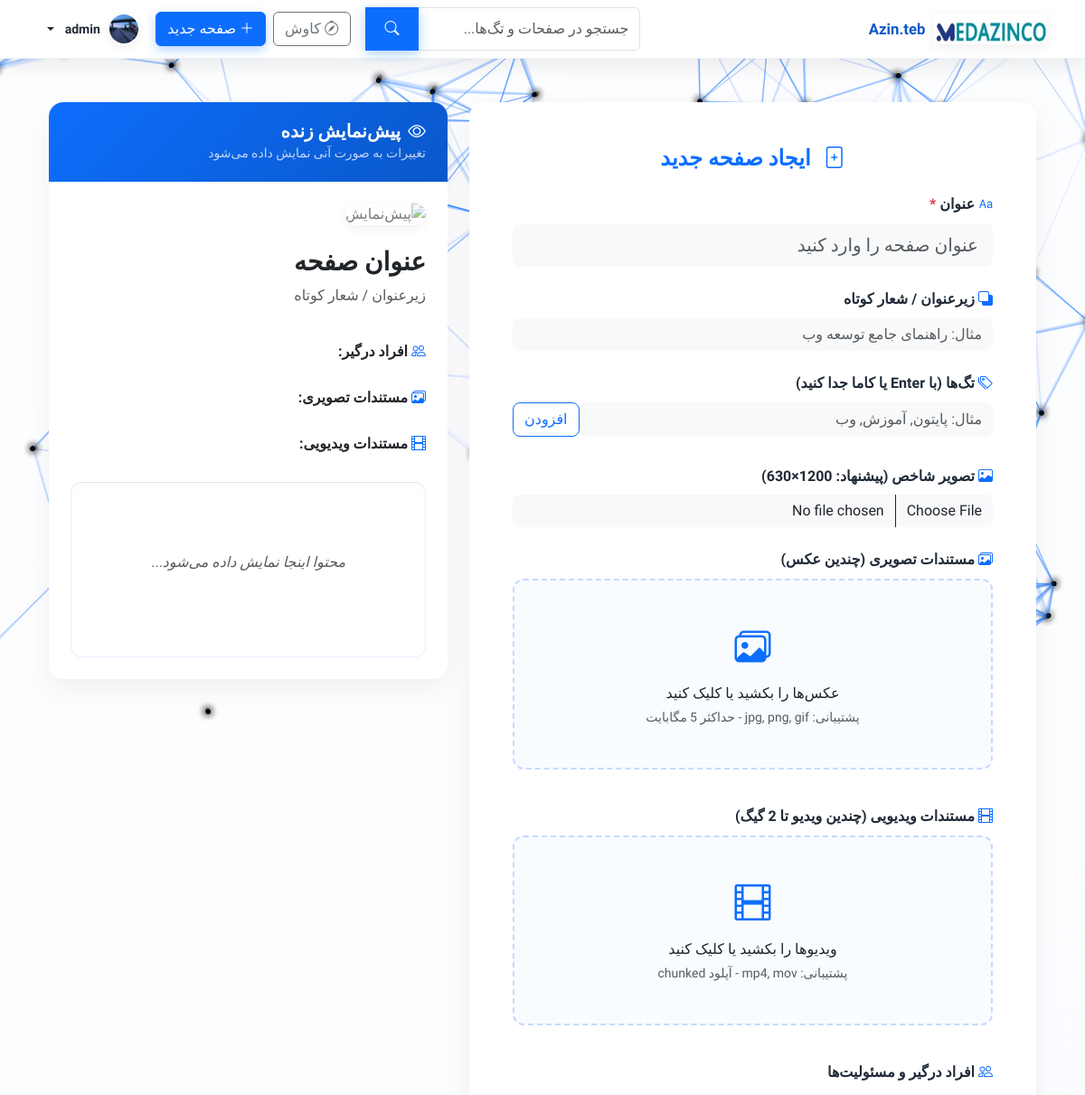
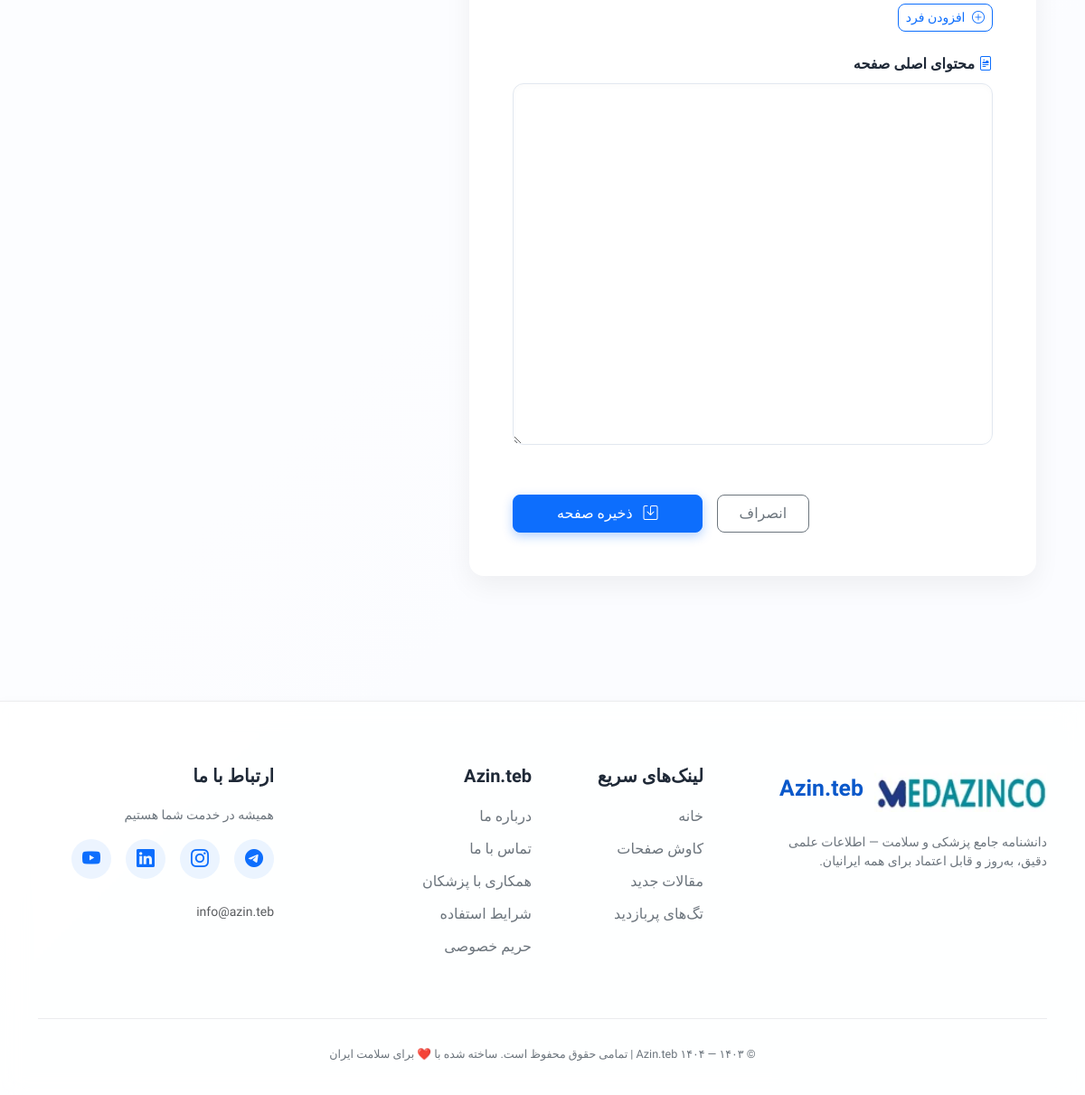
The page /edit/new (signed in) on the database its author committed (2 pictures, top to bottom).
### app/models.py (models this page shows, shortened)
class User(db.Model, UserMixin):
    __tablename__ = 'user'
    id = db.Column(db.Integer, primary_key=True)
    username = db.Column(db.String(150), unique=True, nullable=False)
    email = db.Column(db.String(150), unique=True, nullable=False)
    password = db.Column(db.String(200), nullable=False)
    full_name = db.Column(db.String(150))
    bio = db.Column(db.Text)
    role = db.Column(db.String(50), default='user')
    avatar = db.Column(db.String(200), default='default_avatar.png')
    created_at = db.Column(db.DateTime, default=datetime.utcnow)
    comments = relationship('Comment', back_populates='user', cascade='all, delete-orphan')

### app/blueprints/wiki/routes.py (the view, shortened to what this page needs)
@wiki_bp.route('/edit/new', methods=['GET', 'POST'], endpoint='edit_page_new')
@wiki_bp.route('/edit/<path:page_slug>', methods=['GET', 'POST'], endpoint='edit_page')
@login_required
def edit_page(page_slug: Optional[str] = None):
    role = getattr(current_user, 'role', 'user') if current_user.is_authenticated else 'user'
    if role not in ['admin', 'editor']:
        flash('دسترسی ندارید', 'danger')
        return redirect(url_for('wiki.index'))
    is_new = page_slug is None or page_slug == 'new'
    page = None  # این متغیر برای ذخیره‌ی شیء Page از دیتابیس استفاده می‌شود
    title = ""
    subtitle = ""
    content = ""
    tags = ""
    feature_image = None
    gallery = []
    videos = []
    personnel = []
    excerpt = ""
    gallery_urls = []
    for g in gallery:
        if g:
            gallery_urls.append(url_for('auth.uploads_file', filename=g))
    video_urls = []
    for v in videos:
        if v:
            video_urls.append(url_for('wiki.stream_video', filename=v))
    feature_image_url = url_for('auth.uploads_file', filename=feature_image) if feature_image else None
    return render_template(
        'edit.html',
        is_new=is_new,
        page_slug=page_slug,
        title=title,
        subtitle=subtitle,
        content=content,
        tags=tags,
        feature_image=feature_image,
        feature_image_url=feature_image_url,
        gallery=gallery,
        gallery_urls=gallery_urls,
        videos=videos,
        video_urls=video_urls,
        personnel=personnel,
        excerpt=excerpt
    )

### app/templates/edit.html (shortened to what this page needs)
{% extends "base.html" %}
{% block extra_head %}
<link href="https://cdn.jsdelivr.net/npm/bootstrap@5.3.3/dist/css/bootstrap.rtl.min.css" rel="stylesheet">
<link rel="stylesheet" href="https://cdn.jsdelivr.net/npm/bootstrap-icons@1.11.3/font/bootstrap-icons.min.css">
<link href="https://unpkg.com/aos@2.3.1/dist/aos.css" rel="stylesheet">
{% endblock %}
{% block content %}
<div class="container editor-wrapper py-5">
  <div class="row g-4">
    <div class="col-lg-7" data-aos="fade-left">
      <div class="editor-card p-4 p-lg-5">
        <h4 class="mb-4 fw-bold text-center text-primary">
          <i class="bi bi-{{ 'file-plus' if is_new else 'pencil-square' }} me-2"></i>
          {% if is_new %}ایجاد صفحه جدید{% else %}ویرایش صفحه{% endif %}
        </h4>
        <form id="pageForm" method="POST" enctype="multipart/form-data">
          <div class="mb-4">
            <label for="pageTitle" class="form-label"><i class="bi bi-type me-1 text-primary"></i>عنوان <span class="text-danger">*</span></label>
            <input type="text" name="page_title" id="pageTitle" class="form-control form-control-lg rounded-3 border-0 bg-light"
                   value="{{ title or page_title or '' }}" placeholder="عنوان صفحه را وارد کنید" required>
          </div>
          <div class="mb-4">
            <label for="subtitle" class="form-label"><i class="bi bi-subtract me-1 text-primary"></i>زیرعنوان / شعار کوتاه</label>
            <input type="text" name="subtitle" id="subtitle" class="form-control rounded-3 border-0 bg-light"
                   value="{{ subtitle or '' }}" placeholder="مثال: راهنمای جامع توسعه وب">
          </div>
          <div class="mb-4">
            <label class="form-label"><i class="bi bi-tags me-1 text-primary"></i>تگ‌ها (با Enter یا کاما جدا کنید)</label>
            <div class="input-group mb-2">
              <input id="tagInput" type="text" class="form-control rounded-3 border-0 bg-light" placeholder="مثال: پایتون, آموزش, وب">
              <button id="addTagBtn" class="btn btn-outline-primary rounded-3 hover-scale" type="button">افزودن</button>
            </div>
          </div>
          <div class="mb-4">
            <label for="featureInput" class="form-label"><i class="bi bi-image me-1 text-primary"></i>تصویر شاخص (پیشنهاد: 1200×630)</label>
            <input id="featureInput" name="feature_image" type="file" class="form-control rounded-3 border-0 bg-light" accept="image/*">
          </div>
          <div class="mb-4">
            <label class="form-label"><i class="bi bi-images me-1 text-primary"></i>مستندات تصویری (چندین عکس)</label>
            <div id="galleryDropzone" class="dropzone mb-3 hover-lift">
              <i class="bi bi-images fs-1 text-primary"></i>
              <div class="mt-2">عکس‌ها را بکشید یا کلیک کنید</div>
              <small class="text-muted d-block mt-1">پشتیبانی: jpg, png, gif - حداکثر 5 مگابایت</small>
            </div>
          </div>
          <div class="mb-4">
            <label class="form-label"><i class="bi bi-film me-1 text-primary"></i>مستندات ویدیویی (چندین ویدیو تا 2 گیگ)</label>
            <div id="videoDropzone" class="dropzone mb-3 hover-lift">
              <i class="bi bi-film fs-1 text-primary"></i>
              <div class="mt-2">ویدیوها را بکشید یا کلیک کنید</div>
              <small class="text-muted d-block mt-1">پشتیبانی: mp4, mov - آپلود chunked</small>
            </div>
          </div>
          <div class="mb-4">
            <label class="form-label"><i class="bi bi-people me-1 text-primary"></i>افراد درگیر و مسئولیت‌ها</label>
            <button id="addPersonBtn" type="button" class="btn btn-outline-primary btn-sm mt-2 rounded-3 hover-scale">
              <i class="bi bi-plus-circle me-1"></i> افزودن فرد
            </button>
          </div>
          <div class="mb-5">
            <label for="editor" class="form-label"><i class="bi bi-file-richtext me-1 text-primary"></i>محتوای اصلی صفحه</label>
            <textarea id="editor" name="content">{{ content | safe if content is defined else '' }}</textarea>
          </div>
          <div class="d-flex flex-wrap gap-3 justify-content-end">
            <a href="{{ url_for('wiki.index') }}" class="btn btn-outline-secondary rounded-3 px-4 py-2 hover-scale">انصراف</a>
            <button id="saveBtn" type="submit" class="btn btn-primary rounded-3 px-5 py-2 hover-scale">
              <i class="bi bi-save me-2"></i> ذخیره صفحه
            </button>
          </div>
        </form>
      </div>
    </div>
    <div class="col-lg-5" data-aos="fade-right">
      <div class="preview-panel">
        <div class="preview-header">
          <h5 class="mb-0 fw-bold"><i class="bi bi-eye me-2"></i>پیش‌نمایش زنده</h5>
          <small class="opacity-75">تغییرات به صورت آنی نمایش داده می‌شود</small>
        </div>
        <div class="preview-body">
          <img id="previewImg" src="{{ feature_image_url if feature_image_url else url_for('static', filename='placeholder.jpg') }}"
               class="preview-img mb-4 rounded-4" alt="پیش‌نمایش" style="{% if not feature_image_url %}opacity:0.6;{% endif %}">
          <h3 id="previewTitle" class="fw-bold mb-2">{{ title or page_title or 'عنوان صفحه' }}</h3>
          <div id="previewSubtitle" class="text-muted mb-3">{{ subtitle or 'زیرعنوان / شعار کوتاه' }}</div>
          <div id="previewPersonnel" class="mb-4">
            <h6 class="fw-semibold mb-2"><i class="bi bi-people me-1 text-primary"></i>افراد درگیر:</h6>
          </div>
          <div id="previewGallery" class="mb-4">
            <h6 class="fw-semibold mb-2"><i class="bi bi-images me-1 text-primary"></i>مستندات تصویری:</h6>
          </div>
          <div id="previewVideos" class="mb-4">
            <h6 class="fw-semibold mb-2"><i class="bi bi-film me-1 text-primary"></i>مستندات ویدیویی:</h6>
          </div>
          <div class="content-preview border-top pt-4 lh-lg text-secondary">
            {% if content %}
              {{ content | safe }}
            {% else %}
              <p class="text-muted fst-italic text-center py-5">محتوا اینجا نمایش داده می‌شود...</p>
            {% endif %}
          </div>
        </div>
      </div>
    </div>
  </div>
</div>
{% endblock %}

### app/templates/base.html (shortened to what this page needs)
<!doctype html>
<html lang="fa" dir="rtl">
<head>
  <link href="https://cdn.jsdelivr.net/npm/bootstrap@5.3.2/dist/css/bootstrap.rtl.min.css" rel="stylesheet">
  <link href="https://cdn.jsdelivr.net/npm/bootstrap-icons@1.11.1/font/bootstrap-icons.css" rel="stylesheet">
  <link href="https://unpkg.com/aos@2.3.1/dist/aos.css" rel="stylesheet">
  <link rel="stylesheet" href="{{ url_for('static', filename='css/circular-text.css') }}">
  <link rel="stylesheet" href="{{ url_for('static', filename='css/theme.css') }}">
  {% block extra_head %}{% endblock %}
</head>
<body>
  {% macro safe_url_for(endpoint, filename=None) %}
    {% if endpoint_exists(endpoint) %}
      {{ url_for(endpoint, filename=filename) }}
    {% elif endpoint == 'auth.uploads_file' and filename %}
      /uploads/{{ filename }}
    {% else %}
      #
    {% endif %}
  {% endmacro %}
  {% set home_url = url_for('wiki.index') if endpoint_exists('wiki.index') else '/' %}
  {% set discover_url = url_for('wiki.discover') if endpoint_exists('wiki.discover') else url_for('wiki.index') %}
  {% set edit_url = url_for('wiki.edit_page', page_slug='new') if endpoint_exists('wiki.edit_page') else '/edit/new' %}
  {% set login_url = url_for('auth.login') if endpoint_exists('auth.login') else '/login' %}
  {% set profile_url = url_for('auth.profile') if endpoint_exists('auth.profile') else '/profile' %}
  {% set admin_users_url = url_for('admin.admin_users') if endpoint_exists('admin.admin_users') else None %}
  <header class="site-header" data-aos="fade-down">
    <div class="container d-flex align-items-center justify-content-between py-2">
      <a class="brand" href="{{ home_url }}">
        <img src="{{ url_for('static', filename='logo.png') }}" alt="Azin.teb" class="logo"
             onerror="this.onerror=null; this.src='{{ url_for('static', filename='default_avatar.png') }}'">
        <span>Azin.teb</span>
      </a>
      <form id="global-search" class="d-flex ms-auto me-3" action="{{ discover_url }}" method="GET" role="search">
        <div class="input-group search-wrap">
          <input name="q" value="{{ request.args.get('q','') }}" class="form-control search-input" placeholder="جستجو در صفحات و تگ‌ها..." aria-label="جستجو">
          <button class="btn btn-primary" type="submit" aria-label="جستجو"><i class="bi bi-search"></i></button>
        </div>
      </form>
      <nav class="d-flex gap-2 align-items-center">
        {% if endpoint_exists('wiki.discover') %}
          <a class="btn btn-outline-secondary" href="{{ discover_url }}"><i class="bi bi-compass me-1"></i>کاوش</a>
        {% else %}
          <a class="btn btn-outline-secondary" href="{{ url_for('wiki.index') }}"><i class="bi bi-search me-1"></i>کاوش</a>
        {% endif %}
        {% if current_user.is_authenticated %}
          <a class="btn btn-primary" href="{{ edit_url }}"><i class="bi bi-plus-lg me-1"></i>صفحه جدید</a>
          <div class="dropdown">
            <a class="dropdown-toggle" href="#" data-bs-toggle="dropdown" aria-expanded="false">
              {% set avatar_path = current_user.avatar if current_user.avatar else 'default_avatar.png' %}
              <img src="{{ safe_url_for('auth.uploads_file', filename=avatar_path) }}"
                   class="avatar-sm" alt="avatar"
                   onerror="this.onerror=null; this.src='{{ url_for('static', filename='default_avatar.png') }}'">
              <span class="small fw-semibold">{{ current_user.username }}</span>
            </a>
          </div>
        {% else %}
          <a class="btn btn-outline-primary" href="{{ login_url }}"><i class="bi bi-box-arrow-in-right me-1"></i>ورود</a>
        {% endif %}
      </nav>
    </div>
  </header>
  <main class="container mt-0 pt-0">
    {% block content %}{% endblock %}
  </main>
  <footer class="site-footer">
    <div class="container">
      <div class="row gy-5">
        <div class="col-lg-4 col-md-6">
          <a href="{{ home_url }}" class="footer-brand">
            <img src="{{ url_for('static', filename='logo.png') }}" alt="Azin.teb">
            Azin.teb
          </a>
          <p class="mt-3 small" style="max-width: 290px;">
            دانشنامه جامع پزشکی و سلامت — اطلاعات علمی دقیق، به‌روز و قابل اعتماد برای همه ایرانیان.
          </p>
        </div>
        <div class="col-lg-2 col-md-6">
          <h5 class="footer-title">لینک‌های سریع</h5>
          <ul class="footer-links">
            <li><a href="{{ home_url }}">خانه</a></li>
            <li><a href="{{ discover_url }}">کاوش صفحات</a></li>
            <li><a href="#">مقالات جدید</a></li>
            <li><a href="#">تگ‌های پربازدید</a></li>
          </ul>
        </div>
        <div class="col-lg-3 col-md-6">
          <h5 class="footer-title">Azin.teb</h5>
          <ul class="footer-links">
            <li><a href="#">درباره ما</a></li>
            <li><a href="#">تماس با ما</a></li>
            <li><a href="#">همکاری با پزشکان</a></li>
            <li><a href="#">شرایط استفاده</a></li>
            <li><a href="#">حریم خصوصی</a></li>
          </ul>
        </div>
        <div class="col-lg-3 col-md-6">
          <h5 class="footer-title">ارتباط با ما</h5>
          <p class="small mb-3">همیشه در خدمت شما هستیم</p>
          <div class="social-icons mb-4">
            <a href="#" target="_blank" title="تلگرام"><i class="bi bi-telegram"></i></a>
            <a href="#" target="_blank" title="اینستاگرام"><i class="bi bi-instagram"></i></a>
            <a href="#" target="_blank" title="لینکدین"><i class="bi bi-linkedin"></i></a>
            <a href="#" target="_blank" title="یوتیوب"><i class="bi bi-youtube"></i></a>
          </div>
          <small class="text-muted">info@azin.teb</small>
        </div>
      </div>
      <div class="footer-bottom text-center">
        <small>
          © ۱۴۰۳ — ۱۴۰۴ Azin.teb | تمامی حقوق محفوظ است.
          ساخته شده با ❤️ برای سلامت ایران
        </small>
      </div>
    </div>
  </footer>
</body>
</html>

### rows shown on the page
User: avatar (picture), username "admin"

### other values the page prints
{{ title or page_title or 'عنوان صفحه' }} "عنوان صفحه"
{{ subtitle or 'زیرعنوان / شعار کوتاه' }} "زیرعنوان / شعار کوتاه"
